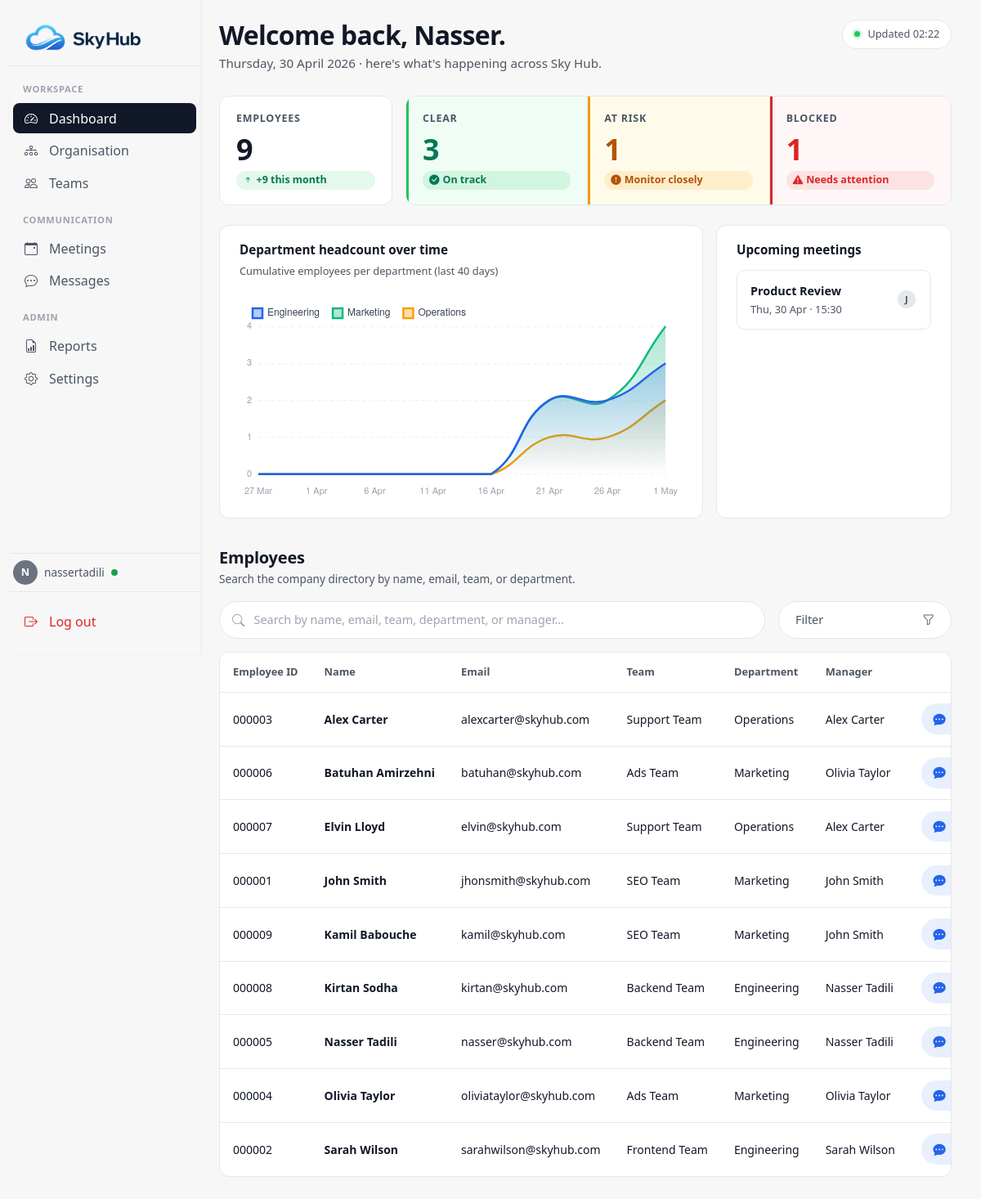
Before: / (signed in) with the older database file.
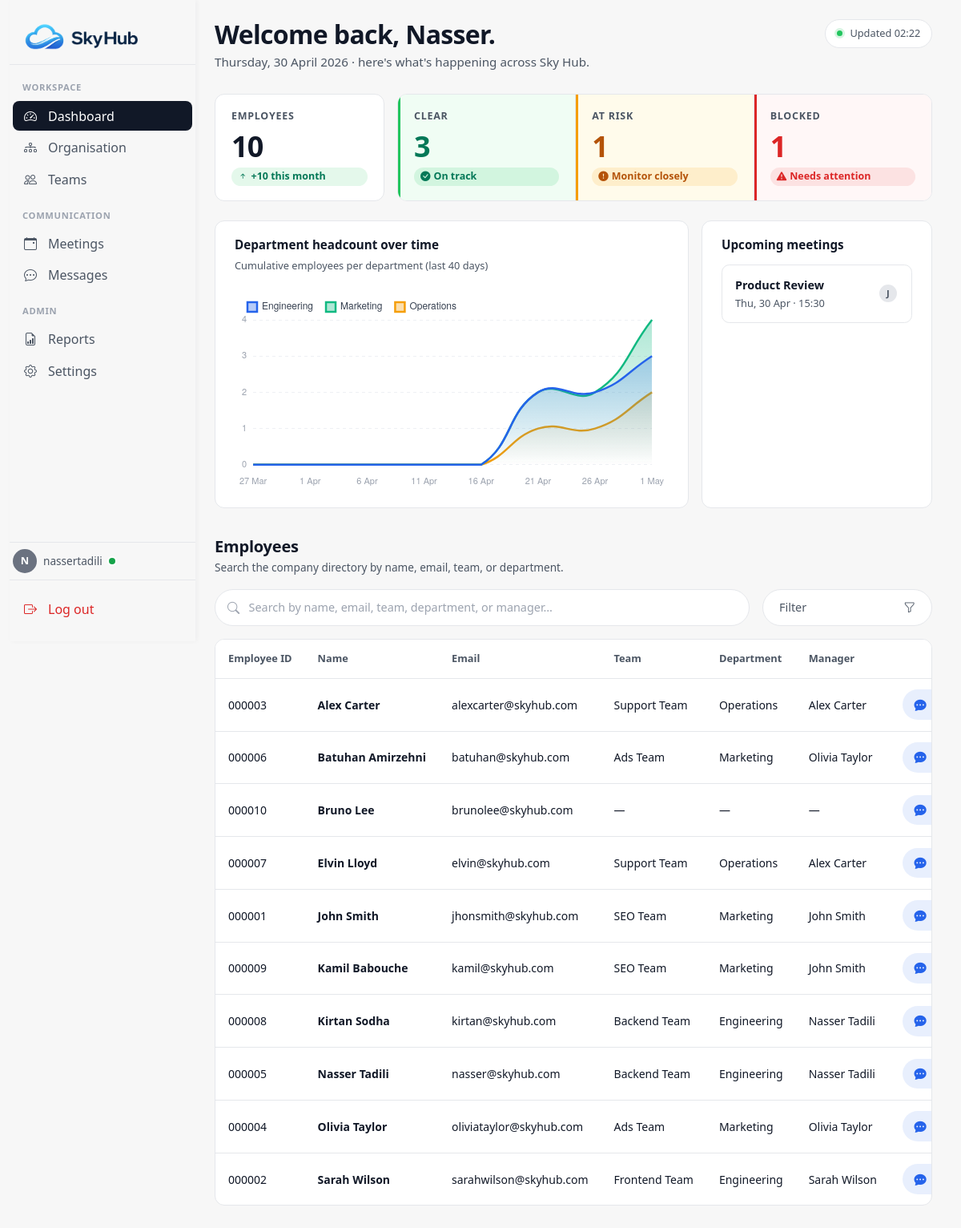
After: the same page with the newer database file.
### main/models.py (models this page shows, shortened)
class Meeting(models.Model):
    FREQUENCY_CHOICES = [
        ('once', 'Once'),
        ('daily', 'Daily'),
        ('weekly', 'Weekly'),
        ('monthly', 'Monthly'),
    ]
    title = models.CharField(max_length=100)
    date_time = models.DateTimeField()
    url_link = models.URLField(blank=True, null=True)
    frequency = models.CharField(max_length=20, choices=FREQUENCY_CHOICES, default='once')
    organiser = models.ForeignKey(
        Profile,
        on_delete=models.SET_NULL,
        null=True,
        related_name='organised_meetings'
    )
    participants = models.ManyToManyField(
        Profile,
        related_name='meetings'
    )

class Profile(models.Model):
  user = models.OneToOneField(User, on_delete=models.CASCADE)
  first_name = models.CharField(max_length=20)
  last_name = models.CharField(max_length=20)
  team = models.ForeignKey(
    'Team',
    on_delete=models.SET_NULL,
    null=True,
    blank=True,
    related_name='members'
  )
  department = models.ForeignKey(
    'Department',
    on_delete=models.SET_NULL,
    null=True,
    blank=True,
    related_name='members'
  )
  created_at = models.DateTimeField(auto_now_add=True)
  updated_at = models.DateTimeField(auto_now=True)

class Team(models.Model):
  STATUS_CHOICES = [
    ('on_track', 'On Track'),
    ('at_risk', 'At Risk'),
    ('blocked', 'Blocked')
  ]
  team_name = models.CharField(max_length=50)
  mission = models.CharField(max_length=200)
  department_name = models.ForeignKey(Department, on_delete=models.CASCADE, null=True)
  team_leader = models.ForeignKey(User, on_delete=models.SET_NULL, null=True, blank=True)
  status = models.CharField(max_length=20, choices=STATUS_CHOICES)
  created_at = models.DateTimeField(auto_now_add=True)
  updated_at = models.DateTimeField(auto_now=True)
  def __str__(self):
    return self.team_name
  @property
  def leader_name(self):
    if not self.team_leader:
      return None
    try:
      p = self.team_leader.profile
      return f"{p.first_name} {p.last_name}"
    except Profile.DoesNotExist:
      return self.team_leader.username

class Department(models.Model):
  department_name = models.CharField(max_length=50)
  specialisation = models.CharField(max_length=300)
  department_leader = models.ForeignKey(User, on_delete=models.SET_NULL, null=True)
  def __str__(self):
    return self.department_name

### main/views/dashboard_views.py (the view, shortened to what this page needs)
# urls.py: path('', dashboard, name='dashboard'),
@login_required
def dashboard(request):
    total_departments = Department.objects.count()
    total_teams = Team.objects.count()
    total_employees = Profile.objects.count()
    on_track_teams = Team.objects.filter(status='on_track').count()
    at_risk_teams = Team.objects.filter(status='at_risk').count()
    blocked_teams = Team.objects.filter(status='blocked').count()
    if total_teams:
        clear_pct = round(on_track_teams / total_teams * 100)
        risk_pct = round(at_risk_teams / total_teams * 100)
        blocked_pct = max(0, 100 - clear_pct - risk_pct)
    else:
        clear_pct = risk_pct = blocked_pct = 0
    now = timezone.now()
    start_of_month = now.replace(day=1, hour=0, minute=0, second=0, microsecond=0)
    new_employees_this_month = Profile.objects.filter(
        created_at__gte=start_of_month
    ).count()
    headcount_labels, headcount_series = _department_headcount_series()
    upcoming_meetings = (
        Meeting.objects
        .filter(date_time__gte=timezone.now())
        .prefetch_related('participants')
        .order_by('date_time')[:4]
    )
    query = request.GET.get('q', '').strip()
    filter_team = request.GET.get('team', '').strip()
    filter_department = request.GET.get('department', '').strip()
    filter_manager = request.GET.get('manager', '').strip()
    employees = Profile.objects.select_related(
        'user', 'team__team_leader__profile', 'department'
    )
    active_filter = None
    if filter_team:
        team_obj = Team.objects.filter(pk=filter_team).first()
        if team_obj:
            employees = employees.filter(team=team_obj)
            active_filter = {'type': 'team', 'label': 'Team', 'value': team_obj.team_name, 'id': team_obj.pk}
    elif filter_department:
        dept_obj = Department.objects.filter(pk=filter_department).first()
        if dept_obj:
            employees = employees.filter(department=dept_obj)
            active_filter = {'type': 'department', 'label': 'Department', 'value': dept_obj.department_name, 'id': dept_obj.pk}
    employees = employees.order_by('first_name', 'last_name')
    filter_teams = Team.objects.order_by('team_name')
    filter_departments = Department.objects.order_by('department_name')
    manager_user_ids = (
        Team.objects.filter(team_leader__isnull=False)
        .values_list('team_leader_id', flat=True)
        .distinct()
    )
    filter_managers = list(
        User.objects.filter(id__in=manager_user_ids).select_related('profile')
    )
    def _manager_display(user):
        try:
            full = f"{user.profile.first_name} {user.profile.last_name}".strip()
            return full or user.username
        except Profile.DoesNotExist:
            return user.username
    filter_managers_options = sorted(
        ({'id': u.id, 'label': _manager_display(u)} for u in filter_managers),
        key=lambda m: m['label'].lower(),
    )
    context = {
        'total_departments': total_departments,
        'total_teams': total_teams,
        'total_employees': total_employees,
        'new_employees_this_month': new_employees_this_month,
        'on_track_teams': on_track_teams,
        'at_risk_teams': at_risk_teams,
        'blocked_teams': blocked_teams,
        'clear_pct': clear_pct,
        'risk_pct': risk_pct,
        'blocked_pct': blocked_pct,
        'headcount_labels': headcount_labels,
        'headcount_series': headcount_series,
        'upcoming_meetings': upcoming_meetings,
        'employees': employees,
        'query': query,
        'filter_teams': filter_teams,
        'filter_departments': filter_departments,
        'filter_managers': filter_managers_options,
        'active_filter': active_filter,
    }
    return render(request, 'dashboard/index.html', context)

### main/views/dashboard_views.py (called while the page is built)
def _week_buckets(days=HEADCOUNT_DAYS, step=HEADCOUNT_STEP_DAYS):
    now = timezone.now()
    end_today = now.replace(hour=0, minute=0, second=0, microsecond=0) + timedelta(days=1)
    start_window = end_today - timedelta(days=days)
    buckets = []
    cursor = start_window
    while cursor < end_today:
        nxt = min(cursor + timedelta(days=step), end_today)
        buckets.append((cursor, nxt))
        cursor = nxt
    return buckets

def _department_headcount_series(days=HEADCOUNT_DAYS, step=HEADCOUNT_STEP_DAYS):
    buckets = _week_buckets(days, step)
    labels = [end.strftime('%-d %b') for _start, end in buckets]
    series = []
    for i, dept in enumerate(Department.objects.order_by('department_name')):
        data = []
        for _start, end in buckets:
            count = Profile.objects.filter(
                department=dept,
                created_at__lt=end,
            ).count()
            data.append(count)
        series.append({
            'label': dept.department_name,
            'data': data,
            'color': DEPARTMENT_PALETTE[i % len(DEPARTMENT_PALETTE)],
        })
    return labels, series

### main/templates/dashboard/index.html (shortened to what the changed rows need)
{% extends "base.html" %}
{% load static %}
{% block extra_css %}
    <link href="{% static 'main/css/dashboard.css' %}" rel="stylesheet">
{% endblock %}
{% block content %}
    <header class="dash-hero">
        <div>
            <h1 class="dash-page-title">
                {% if request.user.first_name %}
                    Welcome back, {{ request.user.first_name }}.
                {% endif %}
            </h1>
        </div>
    </header>
    <div class="row g-3 mb-4">
        <div class="col-12 col-xl-3">
            <a href="#employees" class="dash-kpi dash-kpi--link h-100" aria-label="Jump to employees directory">
                <p class="dash-kpi-label">Employees</p>
                <div class="dash-kpi-value">{{ total_employees }}</div>
                {% if new_employees_this_month > 0 %}
                    <span class="dash-kpi-delta">
                        <i class="bi bi-arrow-up-short"></i>
                        +{{ new_employees_this_month }} this month
                    </span>
                {% else %}
                    <span class="dash-kpi-delta dash-kpi-delta--neutral">No new joiners this month</span>
                {% endif %}
            </a>
        </div>
    </div>
    <div class="row g-3 mb-4">
        <div class="col-12 col-xl-8">
            <section class="dash-card h-100">
                <h2 class="dash-card-title">Department headcount over time</h2>
            </section>
        </div>
        <div class="col-12 col-xl-4">
            <section class="dash-card h-100">
                <h2 class="dash-card-title">Upcoming meetings</h2>
                {% for meeting in upcoming_meetings %}
                    {% with all_participants=meeting.participants.all %}
                        <a href="{% url 'schedule' %}" class="dash-meeting" aria-label="Open {{ meeting.title }} in schedule">
                            <div class="flex-grow-1" style="min-width: 0;">
                                <div class="dash-meeting-title text-truncate">{{ meeting.title }}</div>
                                <div class="dash-meeting-time">{{ meeting.date_time|date:"D, j M · H:i" }}</div>
                            </div>
                            <div class="dash-meeting-right">
                                <span class="dash-avatar-stack">
                                    {% for p in all_participants|slice:":3" %}
                                        <span class="dash-avatar">{{ p.first_name|first|upper }}</span>
                                    {% endfor %}
                                </span>
                            </div>
                        </a>
                    {% endwith %}
                {% empty %}
                    <div class="dash-empty">
                        <i class="bi bi-calendar-x"></i>
                        <p class="dash-empty-title">No upcoming meetings</p>
                        <p class="dash-empty-meta">Your schedule is clear.</p>
                    </div>
                {% endfor %}
            </section>
        </div>
    </div>
    <div id="employees" class="dash-section dash-section--directory">
        <h2 class="dash-section-title">Employees</h2>
    </div>
    <div class="dash-table-card">
        <div class="table-responsive">
            <table class="dash-table">
                <thead>
                    <tr>
                        <th>Employee ID</th>
                        <th>Name</th>
                        <th>Email</th>
                        <th>Team</th>
                        <th>Department</th>
                        <th>Manager</th>
                        <th class="dash-table-actions-col"><span class="visually-hidden">Actions</span></th>
                    </tr>
                </thead>
                <tbody>
                    {% for employee in employees %}
                        <tr class="dash-table-row"
                            data-bs-toggle="modal"
                            data-bs-target="#employeeModal"
                            data-initial="{{ employee.first_name|first|upper }}"
                            data-emp-id="{{ employee.id|stringformat:"06d" }}"
                            data-name="{{ employee.first_name }} {{ employee.last_name }}"
                            data-email="{{ employee.user.email|default_if_none:'' }}"
                            data-team="{{ employee.team|default_if_none:'—' }}"
                            data-department="{{ employee.department|default_if_none:'—' }}"
                            data-manager="{% if employee.team.leader_name %}{{ employee.team.leader_name }}{% else %}—{% endif %}"
                            data-since="{{ employee.created_at|date:'M Y' }}"
                            tabindex="0"
                            role="button"
                            aria-label="View details for {{ employee.first_name }} {{ employee.last_name }}">
                            <td class="dash-table-id">{{ employee.id|stringformat:"06d" }}</td>
                            <td class="dash-table-name">{{ employee.first_name }} {{ employee.last_name }}</td>
                            <td class="dash-table-email">{{ employee.user.email|default:"—" }}</td>
                            <td>{{ employee.team|default:"—" }}</td>
                            <td>{{ employee.department|default:"—" }}</td>
                            <td>{% if employee.team %}{{ employee.team.leader_name|default:"—" }}{% else %}—{% endif %}</td>
                            <td>
                                <div class="dash-table-actions">
                                    <a href="{% url 'messages' %}"
                                       class="dash-msg-btn"
                                       onclick="event.stopPropagation();"
                                       aria-label="Message {{ employee.first_name }}">
                                        <i class="bi bi-chat-dots-fill"></i>
                                    </a>
                                </div>
                            </td>
                        </tr>
                    {% endfor %}
                </tbody>
            </table>
        </div>
    </div>
{% endblock %}

### main/templates/base.html (shortened to what the changed rows need)
{% load static %}
<!DOCTYPE html>
<html lang="en">
<head>
    <link href="https://cdn.jsdelivr.net/npm/bootstrap@5.3.3/dist/css/bootstrap.min.css" rel="stylesheet">
    <link href="https://cdn.jsdelivr.net/npm/bootstrap-icons@1.11.3/font/bootstrap-icons.min.css" rel="stylesheet">
    <link href="{% static 'main/css/base.css' %}" rel="stylesheet">
    {% block extra_css %}{% endblock %}
</head>
<body>
    <div class="container-fluid">
        <div class="row min-vh-100 flex-nowrap g-0">
            <aside id="skyhubSidebar"
                   class="skyhub-sidebar offcanvas-md offcanvas-start d-md-flex flex-md-column"
                   tabindex="-1"
                   aria-labelledby="skyhubSidebarLabel">
                <div class="offcanvas-body d-flex flex-column">
                    {% if request.user.is_authenticated %}
                        {% with profile=request.user.profile %}
                        <div class="mt-auto">
                            <div class="skyhub-user d-flex align-items-center gap-2 mb-2">
                                <div class="skyhub-avatar" aria-hidden="true">
                                    {% if profile %}{{ profile.first_name|first|upper }}{% else %}{{ request.user.username|first|upper }}{% endif %}
                                </div>
                                <div class="flex-grow-1" style="min-width: 0;">
                                    <div class="d-flex align-items-center gap-2">
                                    </div>
                                </div>
                            </div>
                        </div>
                        {% endwith %}
                    {% endif %}
                </div>
            </aside>
            <main class="skyhub-main col min-vh-100 p-4">
                {% block content %}{% endblock %}
            </main>
        </div>
    </div>
</body>
</html>

Changed rows visible on the page:
added Profile: id "000010", first_name "Bruno", last_name "Lee", user.email "brunolee@skyhub.com", team "—", department "—", shown under "Employees"
Other visible differences:
{{ total_employees }}: "9" → "10"
{{ new_employees_this_month }}: "9" → "10"
